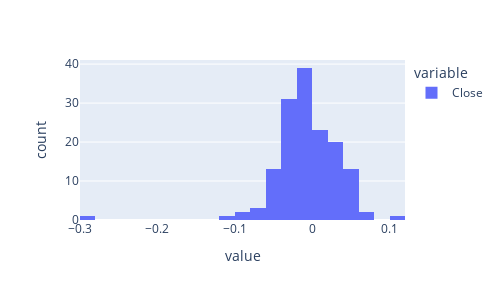

Notebook source saved alongside this figure:
### Code cell
log_returns.plot(kind = 'hist').update_layout(autosize = False , width = 500 , height = 300)

### Figure 1 — Plotly figure (JSON) as saved in the notebook; plotly's stock layout.template omitted (floating-point values rounded to 4 significant figures; data arrays with more than 128 entries replaced by an {"elided": "..."} marker saying what was removed)
{"data": [{"alignmentgroup": "True", "bingroup": "x", "hovertemplate": "variable=Close<br>value=%{x}<br>count=%{y}<extra></extra>", "legendgroup": "Close", "marker": {"color": "#636efa", "pattern": {"shape": ""}}, "name": "Close", "offsetgroup": "Close", "orientation": "v", "showlegend": true, "type": "histogram", "x": {"elided": "149 float values"}, "xaxis": "x", "yaxis": "y"}], "layout": {"autosize": false, "barmode": "relative", "height": 300, "legend": {"title": {"text": "variable"}, "tracegroupgap": 0}, "margin": {"t": 60}, "width": 500, "xaxis": {"anchor": "y", "domain": [0, 1], "title": {"text": "value"}}, "yaxis": {"anchor": "x", "domain": [0, 1], "title": {"text": "count"}}}}
